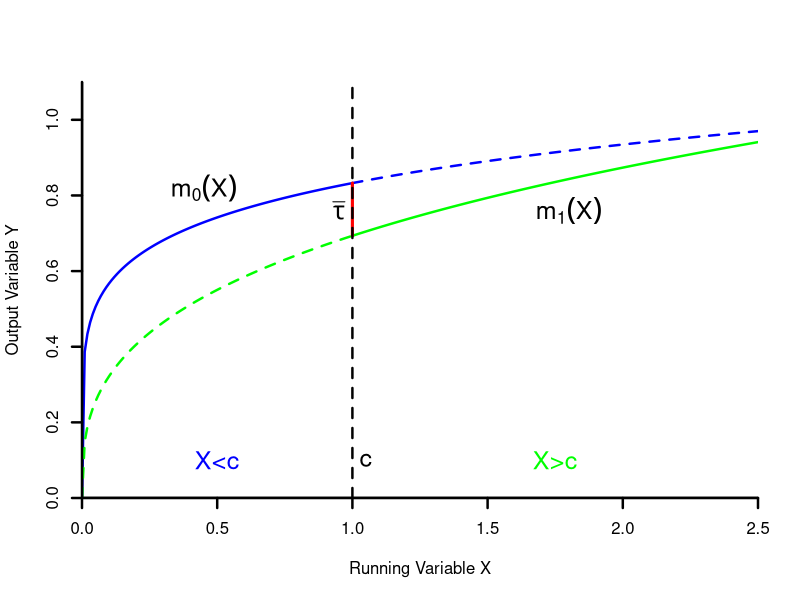
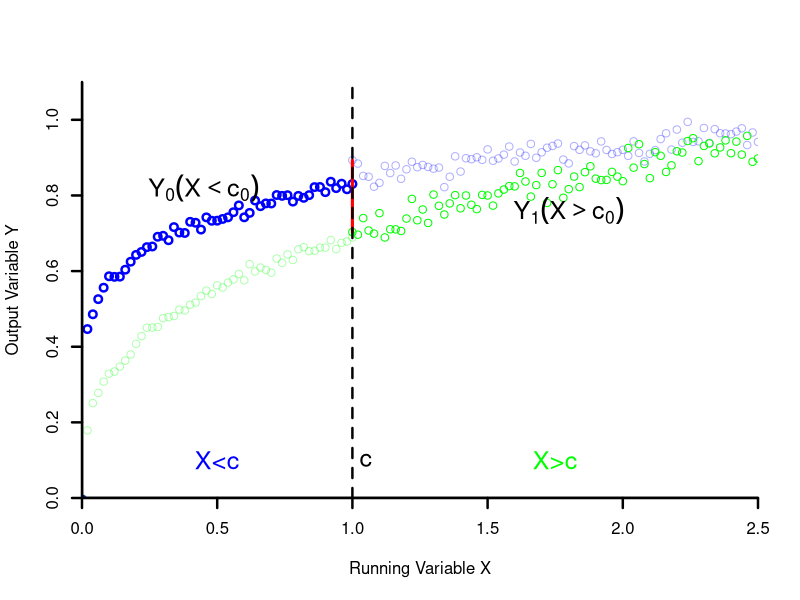

Generate these figures, in order, with R:
### This file generates Figure 21.1a
### Regression Discontinuity Design


##### show outcome ####
require(here)

x1 <- as.matrix(seq(0,1,by=0.01))
x2 <- as.matrix(seq(1,2.5,by=0.01))

b1 <- (x1/3)^(1/6)
b2 <- (x2/3)^(1/6)

t1 <- (x1/3)^(1/3)
t2 <- (x2/3)^(1/3)

wd <- 2.4
size_point <- 3
size_text <- 1.5

pic_path <- here("pic/HANSEN21-1a-outcome-expect.png")
#pdf(here("pic/HANSEN21-1a-outcome.pdf"),family="Helvetica",colormodel='cmyk',width=4.5,height=4.5)
#postscript(here("pic/HANSEN21-1a-outcome.eps"),paper="special",width=4.5,height=4.5,horizontal=FALSE,onefile=FALSE,family="Helvetica",colormodel='cmyk')
png(pic_path, width = 450, height = 450)

plot(x1,b1,type="l",lty=1,col="blue",xaxs="i",yaxs="i",,ylab="Output Variable Y",xlab="Running Variable X",bty="n",xlim=c(0,2.5),ylim=c(0,1.1),yaxt="n",xaxt="n",lwd=wd,yaxt="n")
axis(side=1,lwd=wd)
axis(side=2,seq(0,1.2,.2),lwd=wd)
lines(x1,t1,lty=2,lwd=wd, col='green')
lines(x2,b2,lty=2,lwd=wd, col='blue')
lines(x2,t2,lwd=wd, col = "green")
lines(c(1,1),c(b2[1],t2[1]),lwd=3, col = "red")
abline(h=0,lwd=wd)
abline(v=0,lwd=wd)
lines(c(1,1),c(0,1.2),lty=2,lwd=wd)
text(1.05,.1,"c", cex = size_text)
text(1.75,.1,"X>c", cex = size_text, col = "green")
text(0.5,.1,"X<c", cex = size_text, col = "blue")
text(.95,0.76,expression(bar(tau)), cex =  size_text)
text(1.8,.76,expression(Y=m[1](X)), cex = size_text)
text(.45,.82,expression(Y=m[0](X)), cex = size_text)

dev.off()

##### show conditional expect of outcome  ####
x1 <- as.matrix(seq(0,1,by=0.02))
x2 <- as.matrix(seq(1,2.5,by=0.02))

b1 <- (x1/3)^(1/6) +rnorm(51,sd=0.01)
b2 <- (x2/3)^(1/6) + rnorm(76,sd =0.02)

t1 <- (x1/3)^(1/3) +rnorm(51,sd=0.01)
t2 <- (x2/3)^(1/3) + rnorm(76,sd =0.02)

wd <- 2.4
size_point <- 3
size_text <- 1.5

pic_path <- here("pic/HANSEN21-1a-outcome.png")
#pdf(here("pic/HANSEN21-1a-outcome-expect.pdf"),family="Helvetica",colormodel='cmyk',width=4.5,height=4.5)
#postscript(here("pic/HANSEN21-1a-outcome-expect.eps"),paper="special",width=4.5,height=4.5,horizontal=FALSE,onefile=FALSE,family="Helvetica",colormodel='cmyk')
png(pic_path, width = 600, height = 450)

plot(x1,b1,type="p",pch=21,col="blue",xaxs="i",yaxs="i",ylab="Output Variable Y",xlab="Running Variable X",bty="n",xlim=c(0,2.5),ylim=c(0,1.1),yaxt="n",xaxt="n",lwd=wd,yaxt="n")
axis(side=1,lwd=wd)
axis(side=2,seq(0,1.2,.2),lwd=wd)
points(x1,t1,pch=21,col=rgb(red = 0,green =  255,blue = 0, alpha = 80,maxColorValue=255))
points(x2,b2,pch=21,col=rgb(red = 0,green = 0, blue = 255, alpha = 80,maxColorValue=255))
points(x2,t2,pch =21, col = "green")
lines(c(1,1),c(b2[1],t2[1]),lwd=3, col = "red")
abline(h=0,lwd=wd)
abline(v=0,lwd=wd)
lines(c(1,1),c(0,1.2),lty=2,lwd=wd)
text(1.05,.1,"c", cex = size_text)
text(1.75,.1,"X>c", cex = size_text, col = "green")
text(0.5,.1,"X<c", cex = size_text, col = "blue")
#text(.95,0.76,expression(bar(tau)), cex =  size_text)
text(1.8,.76,expression(Y[1](X>c[0])), cex = size_text)
text(.45,.82,expression(Y[0](X<c[0])), cex = size_text)

dev.off()